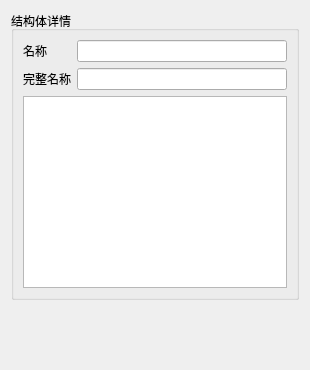
<?xml version="1.0" encoding="UTF-8"?>
<ui version="4.0">
 <class>StructuredDataTypeInformation</class>
 <widget class="QWidget" name="StructuredDataTypeInformation">
  <property name="geometry">
   <rect>
    <x>0</x>
    <y>0</y>
    <width>310</width>
    <height>370</height>
   </rect>
  </property>
  <property name="windowTitle">
   <string>Form</string>
  </property>
  <layout class="QVBoxLayout" name="verticalLayout">
   <item>
    <widget class="QGroupBox" name="groupBox">
     <property name="title">
      <string>结构体详情</string>
     </property>
     <layout class="QGridLayout" name="gridLayout">
      <item row="0" column="0">
       <widget class="QLabel" name="label">
        <property name="text">
         <string>名称</string>
        </property>
       </widget>
      </item>
      <item row="0" column="1">
       <widget class="QLineEdit" name="lineEdit_StructuredDataTypeName"/>
      </item>
      <item row="1" column="0">
       <widget class="QLabel" name="label_2">
        <property name="text">
         <string>完整名称</string>
        </property>
       </widget>
      </item>
      <item row="1" column="1">
       <widget class="QLineEdit" name="lineEdit_StructuredDataTypeCompleteName"/>
      </item>
      <item row="2" column="0" colspan="2">
       <widget class="QTableView" name="tableView"/>
      </item>
     </layout>
    </widget>
   </item>
   <item>
    <spacer name="verticalSpacer">
     <property name="orientation">
      <enum>Qt::Vertical</enum>
     </property>
     <property name="sizeHint" stdset="0">
      <size>
       <width>20</width>
       <height>40</height>
      </size>
     </property>
    </spacer>
   </item>
  </layout>
 </widget>
 <resources/>
 <connections/>
</ui>
